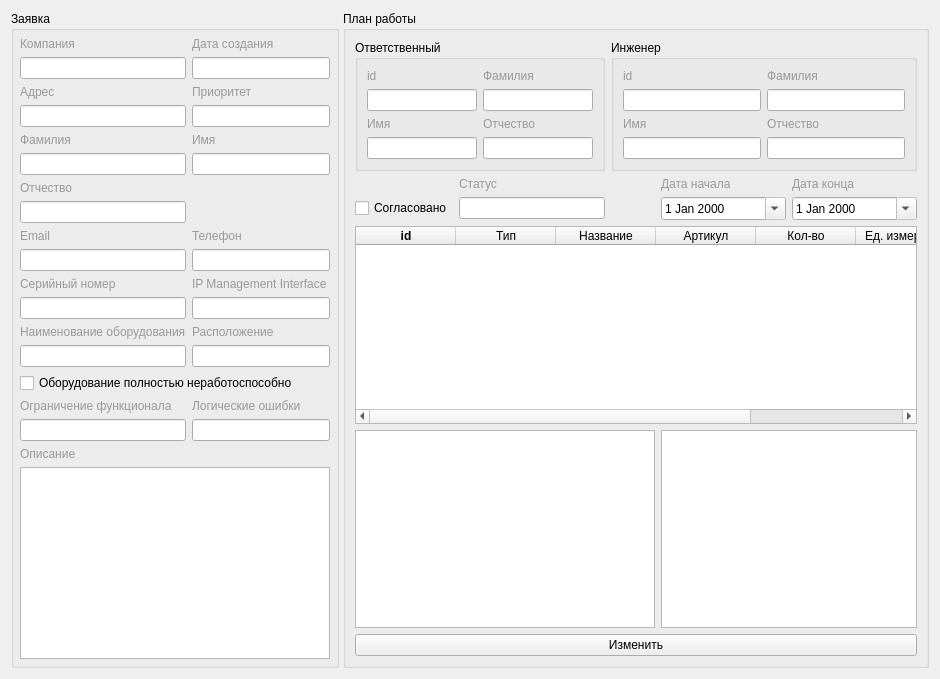
            <widget class="QWidget" name="tab_12">
             <attribute name="title">
              <string>План работы</string>
             </attribute>
             <layout class="QVBoxLayout" name="verticalLayout_27">
              <item>
               <widget class="QWidget" name="widget_19" native="true">
                <layout class="QGridLayout" name="gridLayout_17">
                 <property name="leftMargin">
                  <number>0</number>
                 </property>
                 <property name="topMargin">
                  <number>0</number>
                 </property>
                 <property name="rightMargin">
                  <number>0</number>
                 </property>
                 <property name="bottomMargin">
                  <number>0</number>
                 </property>
                 <item row="0" column="0">
                  <widget class="QWidget" name="widget_21" native="true">
                   <layout class="QGridLayout" name="gridLayout_15">
                    <property name="leftMargin">
                     <number>0</number>
                    </property>
                    <property name="topMargin">
                     <number>0</number>
                    </property>
                    <property name="rightMargin">
                     <number>0</number>
                    </property>
                    <property name="bottomMargin">
                     <number>0</number>
                    </property>
                    <property name="horizontalSpacing">
                     <number>4</number>
                    </property>
                    <property name="verticalSpacing">
                     <number>0</number>
                    </property>
                    <item row="1" column="2">
                     <widget class="QGroupBox" name="groupBox_12">
                      <property name="title">
                       <string>Заявка</string>
                      </property>
                      <layout class="QGridLayout" name="gridLayout_16">
                       <property name="leftMargin">
                        <number>6</number>
                       </property>
                       <property name="topMargin">
                        <number>6</number>
                       </property>
                       <property name="rightMargin">
                        <number>6</number>
                       </property>
                       <property name="bottomMargin">
                        <number>6</number>
                       </property>
                       <property name="horizontalSpacing">
                        <number>6</number>
                       </property>
                       <item row="11" column="0">
                        <widget class="QLineEdit" name="serialNumberApplicationEdit">
                         <property name="readOnly">
                          <bool>true</bool>
                         </property>
                        </widget>
                       </item>
                       <item row="10" column="1">
                        <widget class="QLabel" name="label_39">
                         <property name="styleSheet">
                          <string notr="true">color: rgb(153, 153, 153);</string>
                         </property>
                         <property name="text">
                          <string>IP Management Interface </string>
                         </property>
                        </widget>
                       </item>
                       <item row="11" column="1">
                        <widget class="QLineEdit" name="IPApplicationEdit">
                         <property name="readOnly">
                          <bool>true</bool>
                         </property>
                        </widget>
                       </item>
                       <item row="12" column="0">
                        <widget class="QLabel" name="label_40">
                         <property name="styleSheet">
                          <string notr="true">color: rgb(153, 153, 153);</string>
                         </property>
                         <property name="text">
                          <string>Наименование оборудования</string>
                         </property>
                        </widget>
                       </item>
                       <item row="12" column="1">
                        <widget class="QLabel" name="label_41">
                         <property name="styleSheet">
                          <string notr="true">color: rgb(153, 153, 153);</string>
                         </property>
                         <property name="text">
                          <string>Расположение</string>
                         </property>
                        </widget>
                       </item>
                       <item row="13" column="0">
                        <widget class="QLineEdit" name="equipmentNameApplicationEdit">
                         <property name="readOnly">
                          <bool>true</bool>
                         </property>
                        </widget>
                       </item>
                       <item row="13" column="1">
                        <widget class="QLineEdit" name="locationApplicationEdit">
                         <property name="readOnly">
                          <bool>true</bool>
                         </property>
                        </widget>
                       </item>
                       <item row="16" column="0">
                        <widget class="QLineEdit" name="funcLimitedApplicationEdit">
                         <property name="readOnly">
                          <bool>true</bool>
                         </property>
                        </widget>
                       </item>
                       <item row="16" column="1">
                        <widget class="QLineEdit" name="logicalErrorsApplicationEdit">
                         <property name="readOnly">
                          <bool>true</bool>
                         </property>
                        </widget>
                       </item>
                       <item row="14" column="0" colspan="2">
                        <widget class="QCheckBox" name="nonOperationalApplicationCheckBox">
                         <property name="text">
                          <string>Оборудование полностью неработоспособно </string>
                         </property>
                         <property name="checkable">
                          <bool>true</bool>
                         </property>
                         <property name="tristate">
                          <bool>false</bool>
                         </property>
                        </widget>
                       </item>
                       <item row="15" column="0">
                        <widget class="QLabel" name="label_42">
                         <property name="styleSheet">
                          <string notr="true">color: rgb(153, 153, 153);</string>
                         </property>
                         <property name="text">
                          <string>Ограничение функционала</string>
                         </property>
                        </widget>
                       </item>
                       <item row="17" column="0" colspan="2">
                        <widget class="QLabel" name="label_44">
                         <property name="styleSheet">
                          <string notr="true">color: rgb(153, 153, 153);</string>
                         </property>
                         <property name="text">
                          <string>Описание</string>
                         </property>
                        </widget>
                       </item>
                       <item row="10" column="0">
                        <widget class="QLabel" name="label_38">
                         <property name="styleSheet">
                          <string notr="true">color: rgb(153, 153, 153);</string>
                         </property>
                         <property name="text">
                          <string>Серийный номер</string>
                         </property>
                        </widget>
                       </item>
                       <item row="15" column="1">
                        <widget class="QLabel" name="label_43">
                         <property name="styleSheet">
                          <string notr="true">color: rgb(153, 153, 153);</string>
                         </property>
                         <property name="text">
                          <string>Логические ошибки </string>
                         </property>
                        </widget>
                       </item>
                       <item row="18" column="0" colspan="2">
                        <widget class="QTextEdit" name="descriptionApplicationEdit">
                         <property name="readOnly">
                          <bool>true</bool>
                         </property>
                        </widget>
                       </item>
                       <item row="8" column="1">
                        <widget class="QLabel" name="label_35">
                         <property name="styleSheet">
                          <string notr="true">color: rgb(153, 153, 153);</string>
                         </property>
                         <property name="text">
                          <string>Телефон</string>
                         </property>
                        </widget>
                       </item>
                       <item row="9" column="0">
                        <widget class="QLineEdit" name="emailApplicationEdit">
                         <property name="readOnly">
                          <bool>true</bool>
                         </property>
                        </widget>
                       </item>
                       <item row="2" column="1">
                        <widget class="QLabel" name="label_31">
                         <property name="styleSheet">
                          <string notr="true">color: rgb(153, 153, 153);</string>
                         </property>
                         <property name="text">
                          <string>Приоритет</string>
                         </property>
                        </widget>
                       </item>
                       <item row="4" column="0">
                        <widget class="QLabel" name="label_32">
                         <property name="styleSheet">
                          <string notr="true">color: rgb(153, 153, 153);</string>
                         </property>
                         <property name="text">
                          <string>Фамилия</string>
                         </property>
                        </widget>
                       </item>
                       <item row="2" column="0">
                        <widget class="QLabel" name="label_37">
                         <property name="styleSheet">
                          <string notr="true">color: rgb(153, 153, 153);</string>
                         </property>
                         <property name="text">
                          <string>Адрес</string>
                         </property>
                        </widget>
                       </item>
                       <item row="3" column="0">
                        <widget class="QLineEdit" name="addressApplicationEdit">
                         <property name="readOnly">
                          <bool>true</bool>
                         </property>
                        </widget>
                       </item>
                       <item row="6" column="0">
                        <widget class="QLabel" name="label_34">
                         <property name="styleSheet">
                          <string notr="true">color: rgb(153, 153, 153);</string>
                         </property>
                         <property name="text">
                          <string>Отчество</string>
                         </property>
                        </widget>
                       </item>
                       <item row="9" column="1">
                        <widget class="QLineEdit" name="phoneApplicationEdit">
                         <property name="readOnly">
                          <bool>true</bool>
                         </property>
                        </widget>
                       </item>
                       <item row="0" column="0">
                        <widget class="QLabel" name="label_30">
                         <property name="styleSheet">
                          <string notr="true">color: rgb(153, 153, 153);</string>
                         </property>
                         <property name="text">
                          <string>Компания</string>
                         </property>
                        </widget>
                       </item>
                       <item row="4" column="1">
                        <widget class="QLabel" name="label_33">
                         <property name="styleSheet">
                          <string notr="true">color: rgb(153, 153, 153);</string>
                         </property>
                         <property name="text">
                          <string>Имя</string>
                         </property>
                        </widget>
                       </item>
                       <item row="8" column="0">
                        <widget class="QLabel" name="label_36">
                         <property name="styleSheet">
                          <string notr="true">color: rgb(153, 153, 153);</string>
                         </property>
                         <property name="text">
                          <string>Email</string>
                         </property>
                        </widget>
                       </item>
                       <item row="3" column="1">
                        <widget class="QLineEdit" name="priorityApplicationEdit">
                         <property name="readOnly">
                          <bool>true</bool>
                         </property>
                        </widget>
                       </item>
                       <item row="7" column="0">
                        <widget class="QLineEdit" name="patronymicApplicationEdit">
                         <property name="readOnly">
                          <bool>true</bool>
                         </property>
                        </widget>
                       </item>
                       <item row="5" column="1">
                        <widget class="QLineEdit" name="firstNameApplicationEdit">
                         <property name="readOnly">
                          <bool>true</bool>
                         </property>
                        </widget>
                       </item>
                       <item row="5" column="0">
                        <widget class="QLineEdit" name="lastNameApplicationEdit">
                         <property name="readOnly">
                          <bool>true</bool>
                         </property>
                        </widget>
                       </item>
                       <item row="1" column="0">
                        <widget class="QLineEdit" name="companyApplicationEdit">
                         <property name="readOnly">
                          <bool>true</bool>
                         </property>
                        </widget>
                       </item>
                       <item row="0" column="1">
                        <widget class="QLabel" name="label_56">
                         <property name="styleSheet">
                          <string notr="true">color: rgb(153, 153, 153);</string>
                         </property>
                         <property name="text">
                          <string>Дата создания</string>
                         </property>
                        </widget>
                       </item>
                       <item row="1" column="1">
                        <widget class="QLineEdit" name="createdApplicationEdit">
                         <property name="readOnly">
                          <bool>true</bool>
                         </property>
                        </widget>
                       </item>
                      </layout>
                     </widget>
                    </item>
                    <item row="1" column="3">
                     <widget class="QGroupBox" name="groupBox_13">
                      <property name="title">
                       <string>План работы</string>
                      </property>
                      <layout class="QGridLayout" name="gridLayout_19">
                       <item row="6" column="0" colspan="3">
                        <widget class="QTextEdit" name="tasksTextEdit">
                         <property name="readOnly">
                          <bool>true</bool>
                         </property>
                        </widget>
                       </item>
                       <item row="2" column="1">
                        <widget class="QLineEdit" name="statusLineEdit">
                         <property name="readOnly">
                          <bool>true</bool>
                         </property>
                        </widget>
                       </item>
                       <item row="1" column="1">
                        <widget class="QLabel" name="label_47">
                         <property name="styleSheet">
                          <string notr="true">color: rgb(153, 153, 153);</string>
                         </property>
                         <property name="text">
                          <string>Статус</string>
                         </property>
                        </widget>
                       </item>
                       <item row="0" column="2" colspan="3">
                        <widget class="QGroupBox" name="groupBox_15">
                         <property name="title">
                          <string>Инженер </string>
                         </property>
                         <layout class="QGridLayout" name="gridLayout_21">
                          <item row="1" column="2">
                           <widget class="QLineEdit" name="lastnameSmartHandLineEdit">
                            <property name="readOnly">
                             <bool>true</bool>
                            </property>
                           </widget>
                          </item>
                          <item row="0" column="1">
                           <widget class="QLabel" name="label_52">
                            <property name="styleSheet">
                             <string notr="true">color: rgb(153, 153, 153);</string>
                            </property>
                            <property name="text">
                             <string>id</string>
                            </property>
                           </widget>
                          </item>
                          <item row="3" column="1">
                           <widget class="QLineEdit" name="firstnameSmartHandLineEdit">
                            <property name="readOnly">
                             <bool>true</bool>
                            </property>
                           </widget>
                          </item>
                          <item row="3" column="2">
                           <widget class="QLineEdit" name="patronymicSmartHandLineEdit">
                            <property name="readOnly">
                             <bool>true</bool>
                            </property>
                           </widget>
                          </item>
                          <item row="2" column="2">
                           <widget class="QLabel" name="label_53">
                            <property name="styleSheet">
                             <string notr="true">color: rgb(153, 153, 153);</string>
                            </property>
                            <property name="text">
                             <string>Отчество</string>
                            </property>
                           </widget>
                          </item>
                          <item row="0" column="2">
                           <widget class="QLabel" name="label_54">
                            <property name="styleSheet">
                             <string notr="true">color: rgb(153, 153, 153);</string>
                            </property>
                            <property name="text">
                             <string>Фамилия</string>
                            </property>
                           </widget>
                          </item>
                          <item row="2" column="1">
                           <widget class="QLabel" name="label_55">
                            <property name="styleSheet">
                             <string notr="true">color: rgb(153, 153, 153);</string>
                            </property>
                            <property name="text">
                             <string>Имя</string>
                            </property>
                           </widget>
                          </item>
                          <item row="1" column="1">
                           <widget class="QLineEdit" name="idSmartHandLineEdit">
                            <property name="readOnly">
                             <bool>true</bool>
                            </property>
                           </widget>
                          </item>
                         </layout>
                        </widget>
                       </item>
                       <item row="0" column="0" colspan="2">
                        <widget class="QGroupBox" name="groupBox_14">
                         <property name="title">
                          <string>Ответственный</string>
                         </property>
                         <layout class="QGridLayout" name="gridLayout_20">
                          <item row="3" column="1">
                           <widget class="QLineEdit" name="firstnameResponsibleLineEdit">
                            <property name="readOnly">
                             <bool>true</bool>
                            </property>
                           </widget>
                          </item>
                          <item row="0" column="1">
                           <widget class="QLabel" name="label_45">
                            <property name="styleSheet">
                             <string notr="true">color: rgb(153, 153, 153);</string>
                            </property>
                            <property name="text">
                             <string>id</string>
                            </property>
                           </widget>
                          </item>
                          <item row="1" column="2">
                           <widget class="QLineEdit" name="lastnameResponsibleLineEdit">
                            <property name="readOnly">
                             <bool>true</bool>
                            </property>
                           </widget>
                          </item>
                          <item row="2" column="2">
                           <widget class="QLabel" name="label_50">
                            <property name="styleSheet">
                             <string notr="true">color: rgb(153, 153, 153);</string>
                            </property>
                            <property name="text">
                             <string>Отчество</string>
                            </property>
                           </widget>
                          </item>
                          <item row="0" column="2">
                           <widget class="QLabel" name="label_46">
                            <property name="styleSheet">
                             <string notr="true">color: rgb(153, 153, 153);</string>
                            </property>
                            <property name="text">
                             <string>Фамилия</string>
                            </property>
                           </widget>
                          </item>
                          <item row="1" column="1">
                           <widget class="QLineEdit" name="idResponsibleLineEdit">
                            <property name="readOnly">
                             <bool>true</bool>
                            </property>
                           </widget>
                          </item>
                          <item row="2" column="1">
                           <widget class="QLabel" name="label_49">
                            <property name="styleSheet">
                             <string notr="true">color: rgb(153, 153, 153);</string>
                            </property>
                            <property name="text">
                             <string>Имя</string>
                            </property>
                           </widget>
                          </item>
                          <item row="3" column="2">
                           <widget class="QLineEdit" name="patronymicResponsibleLineEdit">
                            <property name="readOnly">
                             <bool>true</bool>
                            </property>
                           </widget>
                          </item>
                         </layout>
                        </widget>
                       </item>
                       <item row="2" column="4">
                        <widget class="QDateEdit" name="endDateEdit">
                         <property name="readOnly">
                          <bool>true</bool>
                         </property>
                         <property name="calendarPopup">
                          <bool>true</bool>
                         </property>
                        </widget>
                       </item>
                       <item row="1" column="4">
                        <widget class="QLabel" name="label_57">
                         <property name="styleSheet">
                          <string notr="true">color: rgb(153, 153, 153);</string>
                         </property>
                         <property name="text">
                          <string>Дата конца</string>
                         </property>
                        </widget>
                       </item>
                       <item row="2" column="0">
                        <widget class="QCheckBox" name="isagreedCheckBox">
                         <property name="text">
                          <string>Согласовано</string>
                         </property>
                         <property name="checkable">
                          <bool>true</bool>
                         </property>
                        </widget>
                       </item>
                       <item row="5" column="0" colspan="5">
                        <widget class="QTableWidget" name="ZipTableWidget_2">
                         <property name="editTriggers">
                          <set>QAbstractItemView::NoEditTriggers</set>
                         </property>
                         <column>
                          <property name="text">
                           <string>id</string>
                          </property>
                          <property name="font">
                           <font>
                            <weight>75</weight>
                            <bold>true</bold>
                           </font>
                          </property>
                          <property name="textAlignment">
                           <set>AlignCenter</set>
                          </property>
                         </column>
                         <column>
                          <property name="text">
                           <string>Тип</string>
                          </property>
                          <property name="textAlignment">
                           <set>AlignCenter</set>
                          </property>
                         </column>
                         <column>
                          <property name="text">
                           <string>Название</string>
                          </property>
                          <property name="textAlignment">
                           <set>AlignCenter</set>
                          </property>
                         </column>
                         <column>
                          <property name="text">
                           <string>Артикул</string>
                          </property>
                          <property name="textAlignment">
                           <set>AlignCenter</set>
                          </property>
                         </column>
                         <column>
                          <property name="text">
                           <string>Кол-во</string>
                          </property>
                          <property name="textAlignment">
                           <set>AlignCenter</set>
                          </property>
                         </column>
                         <column>
                          <property name="text">
                           <string>Ед. измерения</string>
                          </property>
                          <property name="textAlignment">
                           <set>AlignCenter</set>
                          </property>
                         </column>
                         <column>
                          <property name="text">
                           <string>Дата</string>
                          </property>
                          <property name="textAlignment">
                           <set>AlignCenter</set>
                          </property>
                         </column>
                        </widget>
                       </item>
                       <item row="1" column="3">
                        <widget class="QLabel" name="label_48">
                         <property name="styleSheet">
                          <string notr="true">color: rgb(153, 153, 153);</string>
                         </property>
                         <property name="text">
                          <string>Дата начала</string>
                         </property>
                        </widget>
                       </item>
                       <item row="2" column="3">
                        <widget class="QDateEdit" name="startDateEdit">
                         <property name="readOnly">
                          <bool>true</bool>
                         </property>
                         <property name="calendarPopup">
                          <bool>true</bool>
                         </property>
                        </widget>
                       </item>
                       <item row="6" column="3" colspan="2">
                        <widget class="QTextEdit" name="notesTextEdit">
                         <property name="readOnly">
                          <bool>true</bool>
                         </property>
                        </widget>
                       </item>
                       <item row="7" column="0" colspan="5">
                        <widget class="QPushButton" name="updateWorkPlanBtn">
                         <property name="text">
                          <string>Изменить</string>
                         </property>
                        </widget>
                       </item>
                      </layout>
                     </widget>
                    </item>
                   </layout>
                  </widget>
                 </item>
                </layout>
               </widget>
              </item>
             </layout>
            </widget>
